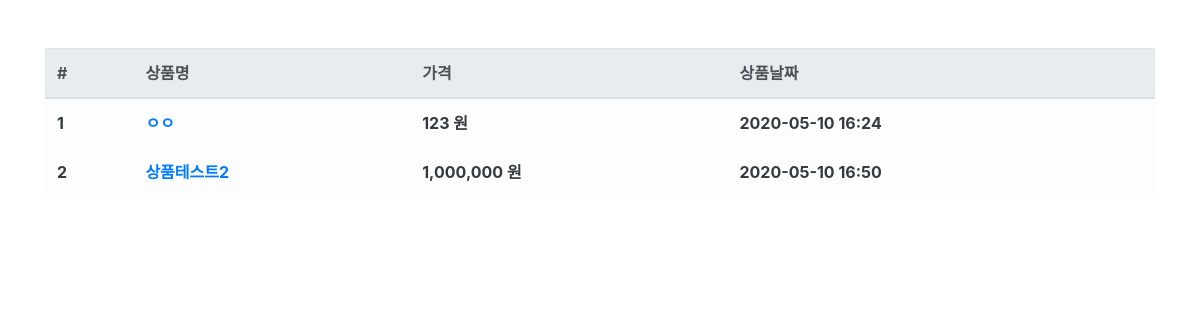
/product/, run on an earlier commit of the app's database.
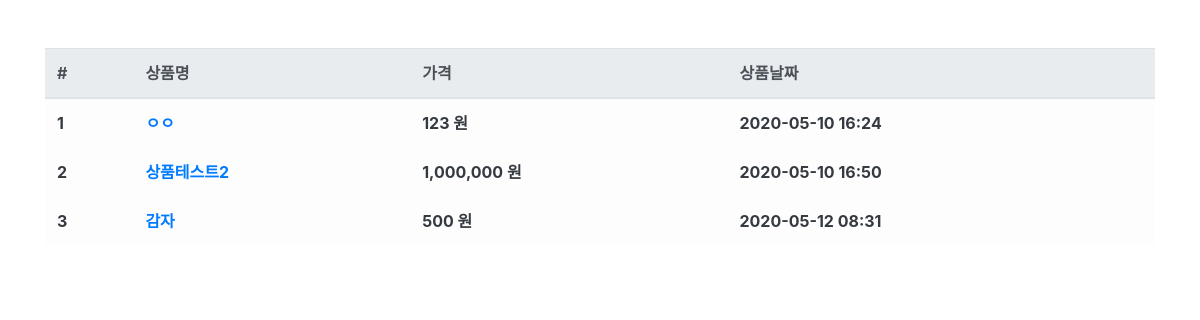
And on a later commit of the database.
### product/models.py (models this page shows)
class Product(models.Model):
  name = models.CharField(max_length=256, verbose_name='상품명')
  price = models.IntegerField(verbose_name='상품가격')
  description = models.TextField(verbose_name='상품설명')
  stock = models.IntegerField(verbose_name='재고')
  register_date = models.DateTimeField(auto_now_add=True, verbose_name='등록날짜')
  def __str__(self):
    return self.name
  class Meta:
    db_table = 'fastcampus_product'
    verbose_name = '상품'
    verbose_name_plural = '상품'

### product/views.py (the view)
# urls.py: path('product/', ProductList.as_view()),
class ProductList(ListView):
  model = Product
  template_name = 'product.html'
  context_object_name = 'product_list' # attribute name 설정 > 안할시 object_list

### product/templates/product.html
{% extends "base.html" %}
{% load humanize %}
{% block contents %}
<div class="row mt-5">
  <div class="col-12">
    <table class="table table-light">
      <thead class="thead-light">
        <tr>
          <th scope="col">#</th>
          <th scope="col">상품명</th>
          <th scope="col">가격</th>
          <th scope="col">상품날짜</th>
        </tr>
      </thead>
      <tbody class="text-dark">
        {% for product in product_list %}
        <tr>
          <th scope="row">{{product.id}}</th>
          <th><a href="/product/{{product.id}}">{{product.name}}</a></th>
          <th>{{product.price|intcomma}} 원</th>
          <th>{{product.register_date|date:'Y-m-d H:i'}}</th>
        </tr>
        {% endfor %}
      </tbody>
    </table>
  </div>
</div>
{% endblock %}

### fcuser/templates/base.html (shortened to what this page needs)
<!DOCTYPE html>
<html lang="en">
<head>
  <link rel="stylesheet" href="https://stackpath.bootstrapcdn.com/bootstrap/4.4.1/css/bootstrap.min.css"
>
</head>
  <div class="container">
    {% block contents %}
    {% endblock %}
  </div>
<body>
</body>
</html>

What changed in the data, as far as the page shows it:
added Product: id "3", name "감자", price "500", register_date "2020-05-12 08:31"
